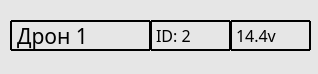
<?xml version="1.0" encoding="UTF-8"?>
<ui version="4.0">
 <class>Form</class>
 <widget class="QWidget" name="Form">
  <property name="geometry">
   <rect>
    <x>0</x>
    <y>0</y>
    <width>318</width>
    <height>74</height>
   </rect>
  </property>
  <property name="windowTitle">
   <string>Form</string>
  </property>
  <property name="styleSheet">
   <string notr="true">background-color:rgb(230, 230, 230);</string>
  </property>
  <widget class="QLabel" name="unit">
   <property name="geometry">
    <rect>
     <x>10</x>
     <y>20</y>
     <width>141</width>
     <height>31</height>
    </rect>
   </property>
   <property name="font">
    <font>
     <family>RomanS_IV50</family>
     <pointsize>16</pointsize>
    </font>
   </property>
   <property name="styleSheet">
    <string notr="true">  border-style: outset;
    border-width: 2px;
    border-radius: 1px;
    border-color: black;</string>
   </property>
   <property name="text">
    <string>Дрон 1</string>
   </property>
  </widget>
  <widget class="QLabel" name="unit_2">
   <property name="geometry">
    <rect>
     <x>150</x>
     <y>20</y>
     <width>81</width>
     <height>31</height>
    </rect>
   </property>
   <property name="font">
    <font>
     <family>RomanS_IV50</family>
     <pointsize>12</pointsize>
    </font>
   </property>
   <property name="styleSheet">
    <string notr="true">  border-style: outset;
    border-width: 2px;
    border-radius: 1px;
    border-color: black;</string>
   </property>
   <property name="text">
    <string>ID: 2</string>
   </property>
  </widget>
  <widget class="QLabel" name="unit_3">
   <property name="geometry">
    <rect>
     <x>230</x>
     <y>20</y>
     <width>81</width>
     <height>31</height>
    </rect>
   </property>
   <property name="font">
    <font>
     <family>RomanS_IV50</family>
     <pointsize>12</pointsize>
    </font>
   </property>
   <property name="styleSheet">
    <string notr="true">  border-style: outset;
    border-width: 2px;
    border-radius: 1px;
    border-color: black;</string>
   </property>
   <property name="text">
    <string>14.4v</string>
   </property>
  </widget>
 </widget>
 <resources/>
 <connections/>
</ui>
